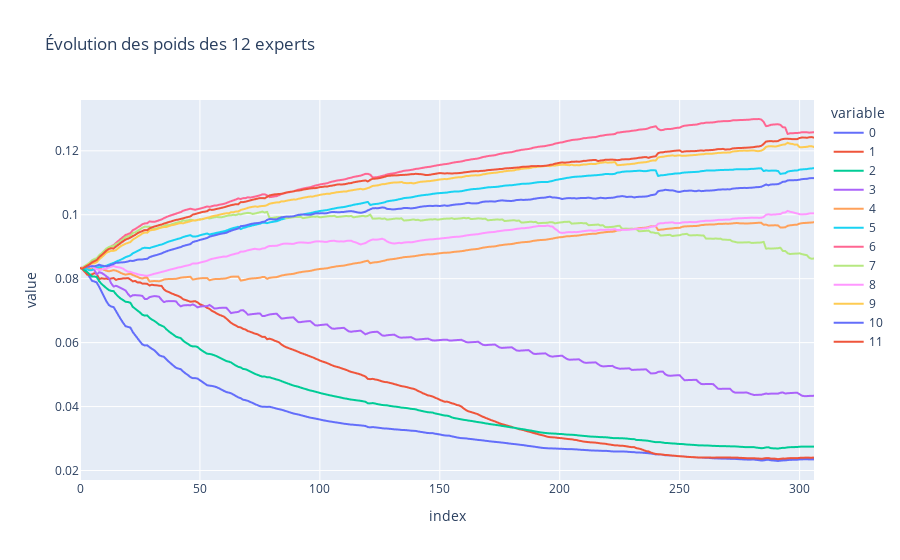

Here is the notebook cell this chart was saved with:
### Code cell
#--voir les poids--
print(f'voyons les nan : {np.isnan(p).sum()}')
px.line(pd.DataFrame(p), title= 'Évolution des poids des 12 experts')

### Figure 1 — Plotly figure (JSON) as saved in the notebook; plotly's stock layout.template omitted (floating-point values rounded to 4 significant figures; data arrays with more than 128 entries replaced by an {"elided": "..."} marker saying what was removed)
{"data": [{"hovertemplate": "variable=0<br>index=%{x}<br>value=%{y}<extra></extra>", "legendgroup": "0", "line": {"color": "#636efa", "dash": "solid"}, "marker": {"symbol": "circle"}, "mode": "lines", "name": "0", "showlegend": true, "type": "scattergl", "x": {"elided": "307 int values"}, "xaxis": "x", "y": {"elided": "307 float values"}, "yaxis": "y"}, {"hovertemplate": "variable=1<br>index=%{x}<br>value=%{y}<extra></extra>", "legendgroup": "1", "line": {"color": "#EF553B", "dash": "solid"}, "marker": {"symbol": "circle"}, "mode": "lines", "name": "1", "showlegend": true, "type": "scattergl", "x": {"elided": "307 int values"}, "xaxis": "x", "y": {"elided": "307 float values"}, "yaxis": "y"}, {"hovertemplate": "variable=2<br>index=%{x}<br>value=%{y}<extra></extra>", "legendgroup": "2", "line": {"color": "#00cc96", "dash": "solid"}, "marker": {"symbol": "circle"}, "mode": "lines", "name": "2", "showlegend": true, "type": "scattergl", "x": {"elided": "307 int values"}, "xaxis": "x", "y": {"elided": "307 float values"}, "yaxis": "y"}, {"hovertemplate": "variable=3<br>index=%{x}<br>value=%{y}<extra></extra>", "legendgroup": "3", "line": {"color": "#ab63fa", "dash": "solid"}, "marker": {"symbol": "circle"}, "mode": "lines", "name": "3", "showlegend": true, "type": "scattergl", "x": {"elided": "307 int values"}, "xaxis": "x", "y": {"elided": "307 float values"}, "yaxis": "y"}, {"hovertemplate": "variable=4<br>index=%{x}<br>value=%{y}<extra></extra>", "legendgroup": "4", "line": {"color": "#FFA15A", "dash": "solid"}, "marker": {"symbol": "circle"}, "mode": "lines", "name": "4", "showlegend": true, "type": "scattergl", "x": {"elided": "307 int values"}, "xaxis": "x", "y": {"elided": "307 float values"}, "yaxis": "y"}, {"hovertemplate": "variable=5<br>index=%{x}<br>value=%{y}<extra></extra>", "legendgroup": "5", "line": {"color": "#19d3f3", "dash": "solid"}, "marker": {"symbol": "circle"}, "mode": "lines", "name": "5", "showlegend": true, "type": "scattergl", "x": {"elided": "307 int values"}, "xaxis": "x", "y": {"elided": "307 float values"}, "yaxis": "y"}, {"hovertemplate": "variable=6<br>index=%{x}<br>value=%{y}<extra></extra>", "legendgroup": "6", "line": {"color": "#FF6692", "dash": "solid"}, "marker": {"symbol": "circle"}, "mode": "lines", "name": "6", "showlegend": true, "type": "scattergl", "x": {"elided": "307 int values"}, "xaxis": "x", "y": {"elided": "307 float values"}, "yaxis": "y"}, {"hovertemplate": "variable=7<br>index=%{x}<br>value=%{y}<extra></extra>", "legendgroup": "7", "line": {"color": "#B6E880", "dash": "solid"}, "marker": {"symbol": "circle"}, "mode": "lines", "name": "7", "showlegend": true, "type": "scattergl", "x": {"elided": "307 int values"}, "xaxis": "x", "y": {"elided": "307 float values"}, "yaxis": "y"}, {"hovertemplate": "variable=8<br>index=%{x}<br>value=%{y}<extra></extra>", "legendgroup": "8", "line": {"color": "#FF97FF", "dash": "solid"}, "marker": {"symbol": "circle"}, "mode": "lines", "name": "8", "showlegend": true, "type": "scattergl", "x": {"elided": "307 int values"}, "xaxis": "x", "y": {"elided": "307 float values"}, "yaxis": "y"}, {"hovertemplate": "variable=9<br>index=%{x}<br>value=%{y}<extra></extra>", "legendgroup": "9", "line": {"color": "#FECB52", "dash": "solid"}, "marker": {"symbol": "circle"}, "mode": "lines", "name": "9", "showlegend": true, "type": "scattergl", "x": {"elided": "307 int values"}, "xaxis": "x", "y": {"elided": "307 float values"}, "yaxis": "y"}, {"hovertemplate": "variable=10<br>index=%{x}<br>value=%{y}<extra></extra>", "legendgroup": "10", "line": {"color": "#636efa", "dash": "solid"}, "marker": {"symbol": "circle"}, "mode": "lines", "name": "10", "showlegend": true, "type": "scattergl", "x": {"elided": "307 int values"}, "xaxis": "x", "y": {"elided": "307 float values"}, "yaxis": "y"}, {"hovertemplate": "variable=11<br>index=%{x}<br>value=%{y}<extra></extra>", "legendgroup": "11", "line": {"color": "#EF553B", "dash": "solid"}, "marker": {"symbol": "circle"}, "mode": "lines", "name": "11", "showlegend": true, "type": "scattergl", "x": {"elided": "307 int values"}, "xaxis": "x", "y": {"elided": "307 float values"}, "yaxis": "y"}], "layout": {"legend": {"title": {"text": "variable"}, "tracegroupgap": 0}, "title": {"text": "Évolution des poids des 12 experts"}, "xaxis": {"anchor": "y", "domain": [0, 1], "title": {"text": "index"}}, "yaxis": {"anchor": "x", "domain": [0, 1], "title": {"text": "value"}}}}
